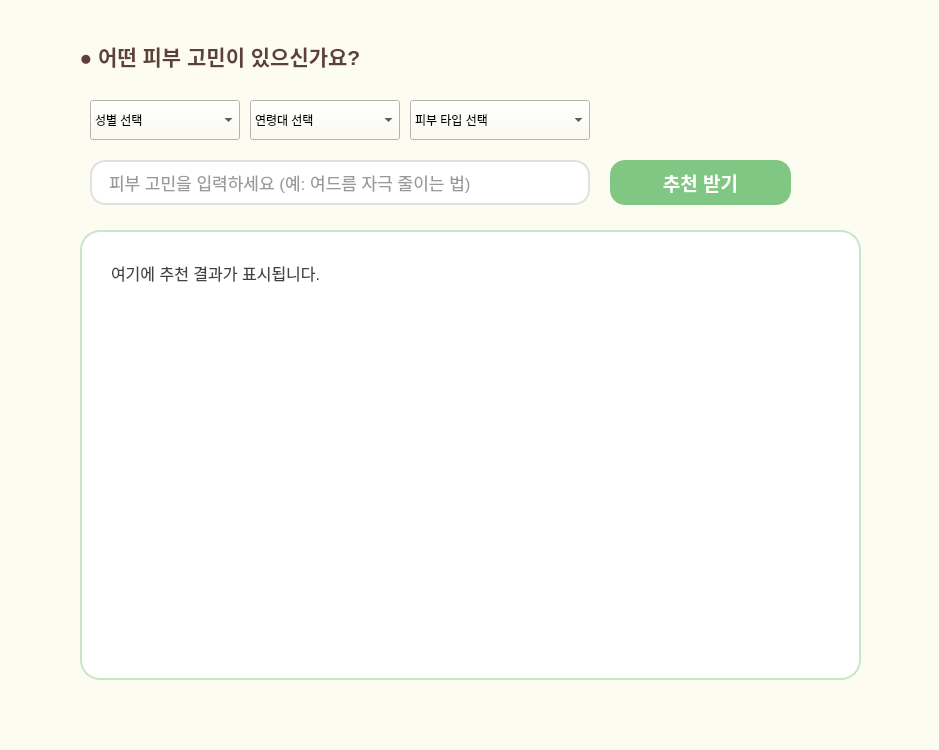
<?xml version="1.0" encoding="UTF-8"?>
<ui version="4.0">
 <class>Form</class>
 <widget class="QWidget" name="Form">
  <property name="geometry">
   <rect>
    <x>0</x>
    <y>0</y>
    <width>939</width>
    <height>750</height>
   </rect>
  </property>
  <property name="windowTitle">
   <string>[AI 피부 메이크업 추천]</string>
  </property>
  <property name="styleSheet">
   <string notr="true">
    QWidget {
        background-color: #FDFCF0;
        font-family: 'DejaVu Sans', 'NanumBarunGothic', 'NanumGothic', 'Malgun Gothic', sans-serif;
    }
   </string>
  </property>
  <widget class="QLabel" name="label">
   <property name="geometry">
    <rect>
     <x>20</x>
     <y>30</y>
     <width>400</width>
     <height>51</height>
    </rect>
  </property>
   <property name="font">
    <font>
     <pointsize>16</pointsize>
     <weight>75</weight>
     <bold>true</bold>
    </font>
   </property>
   <property name="styleSheet">
    <string notr="true">
     color: #5D4037;
    </string>
   </property>
   <property name="text">
    <string>● 어떤 피부 고민이 있으신가요?</string>
   </property>
   <property name="alignment">
    <set>Qt::AlignCenter</set>
   </property>
  </widget>
  
  <!-- 성별 선택 -->
  <widget class="QComboBox" name="cb_gender">
   <property name="geometry">
    <rect>
     <x>90</x>
     <y>100</y>
     <width>150</width>
     <height>40</height>
    </rect>
   </property>
   <item><property name="text"><string>성별 선택</string></property></item>
   <item><property name="text"><string>여성</string></property></item>
   <item><property name="text"><string>남성</string></property></item>
  </widget>

  <!-- 연령대 선택 -->
  <widget class="QComboBox" name="cb_age">
   <property name="geometry">
    <rect>
     <x>250</x>
     <y>100</y>
     <width>150</width>
     <height>40</height>
    </rect>
   </property>
   <item><property name="text"><string>연령대 선택</string></property></item>
   <item><property name="text"><string>20대</string></property></item>
   <item><property name="text"><string>30대</string></property></item>
   <item><property name="text"><string>40대</string></property></item>
   <item><property name="text"><string>50대 이상</string></property></item>
  </widget>

  <!-- 피부 타입 선택 -->
  <widget class="QComboBox" name="cb_skin_type">
   <property name="geometry">
    <rect>
     <x>410</x>
     <y>100</y>
     <width>180</width>
     <height>40</height>
    </rect>
   </property>
   <item><property name="text"><string>피부 타입 선택</string></property></item>
   <item><property name="text"><string>건성</string></property></item>
   <item><property name="text"><string>지성</string></property></item>
   <item><property name="text"><string>복합성</string></property></item>
   <item><property name="text"><string>정상</string></property></item>
  </widget>

  <widget class="QLineEdit" name="le_keyword">
   <property name="geometry">
    <rect>
     <x>90</x>
     <y>160</y>
     <width>500</width>
     <height>45</height>
    </rect>
   </property>
   <property name="font">
    <font>
     <pointsize>13</pointsize>
    </font>
   </property>
   <property name="styleSheet">
    <string notr="true">
     QLineEdit {
         background-color: #FFFFFF;
         border: 2px solid #E0E0E0;
         border-radius: 15px;
         padding-left: 15px;
         color: #333333;
     }
     QLineEdit:focus {
         border: 2px solid #81C784;
     }
    </string>
   </property>
   <property name="placeholderText">
    <string>피부 고민을 입력하세요 (예: 여드름 자극 줄이는 법)</string>
   </property>
  </widget>
  <widget class="QPushButton" name="btn_recommend">
   <property name="geometry">
    <rect>
     <x>610</x>
     <y>160</y>
     <width>181</width>
     <height>45</height>
    </rect>
   </property>
   <property name="font">
    <font>
     <pointsize>14</pointsize>
     <weight>75</weight>
     <bold>true</bold>
    </font>
   </property>
   <property name="styleSheet">
    <string notr="true">
     QPushButton {
         background-color: #81C784;
         color: white;
         border-radius: 15px;
         border: none;
     }
     QPushButton:hover {
         background-color: #66BB6A;
     }
     QPushButton:pressed {
         background-color: #4CAF50;
     }
    </string>
   </property>
   <property name="text">
    <string>추천 받기</string>
   </property>
  </widget>
  <widget class="QLabel" name="lb_recommendation">
   <property name="geometry">
    <rect>
     <x>80</x>
     <y>230</y>
     <width>781</width>
     <height>450</height>
    </rect>
   </property>
   <property name="font">
    <font>
     <pointsize>12</pointsize>
     <weight>50</weight>
     <bold>false</bold>
    </font>
   </property>
   <property name="styleSheet">
    <string notr="true">
     QLabel {
         background-color: #FFFFFF;
         border: 2px solid #C8E6C9;
         border-radius: 20px;
         padding: 25px;
         color: #424242;
         line-height: 160%;
     }
    </string>
   </property>
   <property name="text">
    <string>여기에 추천 결과가 표시됩니다.</string>
   </property>
   <property name="alignment">
    <set>Qt::AlignLeft|Qt::AlignTop</set>
   </property>
   <property name="wordWrap">
    <bool>true</bool>
   </property>
  </widget>
 </widget>
 <resources/>
 <connections/>
</ui>
